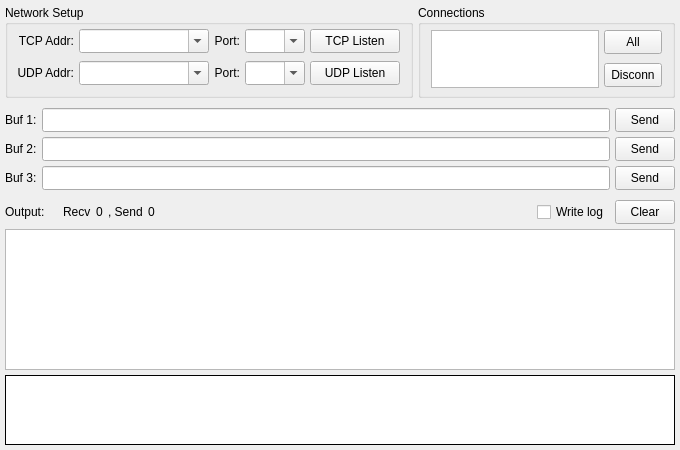
<?xml version="1.0" encoding="UTF-8"?>
<ui version="4.0">
 <class>ServerForm</class>
 <widget class="QWidget" name="ServerForm">
  <property name="geometry">
   <rect>
    <x>0</x>
    <y>0</y>
    <width>680</width>
    <height>450</height>
   </rect>
  </property>
  <property name="minimumSize">
   <size>
    <width>0</width>
    <height>0</height>
   </size>
  </property>
  <property name="windowTitle">
   <string>Server</string>
  </property>
  <property name="locale">
   <locale language="C" country="AnyCountry"/>
  </property>
  <layout class="QVBoxLayout" name="lay1">
   <property name="spacing">
    <number>5</number>
   </property>
   <property name="margin">
    <number>5</number>
   </property>
   <item>
    <layout class="QHBoxLayout" name="lay2">
     <item>
      <widget class="QGroupBox" name="box1">
       <property name="sizePolicy">
        <sizepolicy hsizetype="Fixed" vsizetype="Fixed">
         <horstretch>0</horstretch>
         <verstretch>0</verstretch>
        </sizepolicy>
       </property>
       <property name="minimumSize">
        <size>
         <width>0</width>
         <height>93</height>
        </size>
       </property>
       <property name="maximumSize">
        <size>
         <width>16777215</width>
         <height>93</height>
        </size>
       </property>
       <property name="title">
        <string>Network Setup</string>
       </property>
       <layout class="QVBoxLayout" name="lay5">
        <property name="spacing">
         <number>5</number>
        </property>
        <property name="leftMargin">
         <number>4</number>
        </property>
        <property name="topMargin">
         <number>0</number>
        </property>
        <property name="rightMargin">
         <number>10</number>
        </property>
        <property name="bottomMargin">
         <number>5</number>
        </property>
        <item>
         <layout class="QGridLayout" name="lay6">
          <property name="sizeConstraint">
           <enum>QLayout::SetFixedSize</enum>
          </property>
          <property name="horizontalSpacing">
           <number>5</number>
          </property>
          <property name="verticalSpacing">
           <number>8</number>
          </property>
          <property name="bottomMargin">
           <number>0</number>
          </property>
          <item row="0" column="2">
           <widget class="QLabel" name="lab2">
            <property name="sizePolicy">
             <sizepolicy hsizetype="Preferred" vsizetype="Preferred">
              <horstretch>0</horstretch>
              <verstretch>0</verstretch>
             </sizepolicy>
            </property>
            <property name="text">
             <string>Port:</string>
            </property>
            <property name="alignment">
             <set>Qt::AlignRight|Qt::AlignTrailing|Qt::AlignVCenter</set>
            </property>
           </widget>
          </item>
          <item row="0" column="0">
           <widget class="QLabel" name="lab1">
            <property name="sizePolicy">
             <sizepolicy hsizetype="Preferred" vsizetype="Preferred">
              <horstretch>0</horstretch>
              <verstretch>0</verstretch>
             </sizepolicy>
            </property>
            <property name="minimumSize">
             <size>
              <width>62</width>
              <height>0</height>
             </size>
            </property>
            <property name="contextMenuPolicy">
             <enum>Qt::NoContextMenu</enum>
            </property>
            <property name="text">
             <string>TCP Addr:</string>
            </property>
            <property name="textFormat">
             <enum>Qt::PlainText</enum>
            </property>
            <property name="scaledContents">
             <bool>false</bool>
            </property>
            <property name="alignment">
             <set>Qt::AlignRight|Qt::AlignTrailing|Qt::AlignVCenter</set>
            </property>
           </widget>
          </item>
          <item row="0" column="1">
           <widget class="QComboBox" name="cmbTcpAddr">
            <property name="sizePolicy">
             <sizepolicy hsizetype="Fixed" vsizetype="Fixed">
              <horstretch>0</horstretch>
              <verstretch>0</verstretch>
             </sizepolicy>
            </property>
            <property name="minimumSize">
             <size>
              <width>130</width>
              <height>24</height>
             </size>
            </property>
            <property name="maximumSize">
             <size>
              <width>130</width>
              <height>24</height>
             </size>
            </property>
            <property name="editable">
             <bool>true</bool>
            </property>
            <property name="insertPolicy">
             <enum>QComboBox::NoInsert</enum>
            </property>
           </widget>
          </item>
          <item row="0" column="3">
           <widget class="QComboBox" name="cmbTcpPort">
            <property name="sizePolicy">
             <sizepolicy hsizetype="Fixed" vsizetype="Fixed">
              <horstretch>0</horstretch>
              <verstretch>0</verstretch>
             </sizepolicy>
            </property>
            <property name="minimumSize">
             <size>
              <width>60</width>
              <height>24</height>
             </size>
            </property>
            <property name="maximumSize">
             <size>
              <width>60</width>
              <height>24</height>
             </size>
            </property>
            <property name="editable">
             <bool>true</bool>
            </property>
            <property name="insertPolicy">
             <enum>QComboBox::InsertAtTop</enum>
            </property>
           </widget>
          </item>
          <item row="1" column="0">
           <widget class="QLabel" name="lab3">
            <property name="sizePolicy">
             <sizepolicy hsizetype="Preferred" vsizetype="Preferred">
              <horstretch>0</horstretch>
              <verstretch>0</verstretch>
             </sizepolicy>
            </property>
            <property name="minimumSize">
             <size>
              <width>62</width>
              <height>0</height>
             </size>
            </property>
            <property name="contextMenuPolicy">
             <enum>Qt::NoContextMenu</enum>
            </property>
            <property name="text">
             <string>UDP Addr:</string>
            </property>
            <property name="textFormat">
             <enum>Qt::PlainText</enum>
            </property>
            <property name="scaledContents">
             <bool>false</bool>
            </property>
            <property name="alignment">
             <set>Qt::AlignRight|Qt::AlignTrailing|Qt::AlignVCenter</set>
            </property>
           </widget>
          </item>
          <item row="1" column="1">
           <widget class="QComboBox" name="cmbUdpAddr">
            <property name="sizePolicy">
             <sizepolicy hsizetype="Fixed" vsizetype="Fixed">
              <horstretch>0</horstretch>
              <verstretch>0</verstretch>
             </sizepolicy>
            </property>
            <property name="minimumSize">
             <size>
              <width>130</width>
              <height>24</height>
             </size>
            </property>
            <property name="maximumSize">
             <size>
              <width>130</width>
              <height>24</height>
             </size>
            </property>
            <property name="editable">
             <bool>true</bool>
            </property>
            <property name="insertPolicy">
             <enum>QComboBox::NoInsert</enum>
            </property>
           </widget>
          </item>
          <item row="1" column="2">
           <widget class="QLabel" name="lab4">
            <property name="sizePolicy">
             <sizepolicy hsizetype="Preferred" vsizetype="Preferred">
              <horstretch>0</horstretch>
              <verstretch>0</verstretch>
             </sizepolicy>
            </property>
            <property name="text">
             <string>Port:</string>
            </property>
            <property name="alignment">
             <set>Qt::AlignRight|Qt::AlignTrailing|Qt::AlignVCenter</set>
            </property>
           </widget>
          </item>
          <item row="1" column="3">
           <widget class="QComboBox" name="cmbUdpPort">
            <property name="sizePolicy">
             <sizepolicy hsizetype="Fixed" vsizetype="Fixed">
              <horstretch>0</horstretch>
              <verstretch>0</verstretch>
             </sizepolicy>
            </property>
            <property name="minimumSize">
             <size>
              <width>60</width>
              <height>24</height>
             </size>
            </property>
            <property name="maximumSize">
             <size>
              <width>60</width>
              <height>24</height>
             </size>
            </property>
            <property name="editable">
             <bool>true</bool>
            </property>
            <property name="insertPolicy">
             <enum>QComboBox::InsertAtTop</enum>
            </property>
           </widget>
          </item>
          <item row="1" column="4">
           <widget class="QToolButton" name="btnUdp">
            <property name="sizePolicy">
             <sizepolicy hsizetype="Fixed" vsizetype="Fixed">
              <horstretch>0</horstretch>
              <verstretch>0</verstretch>
             </sizepolicy>
            </property>
            <property name="minimumSize">
             <size>
              <width>90</width>
              <height>24</height>
             </size>
            </property>
            <property name="maximumSize">
             <size>
              <width>90</width>
              <height>24</height>
             </size>
            </property>
            <property name="statusTip">
             <string/>
            </property>
            <property name="text">
             <string>UDP Listen</string>
            </property>
            <property name="checkable">
             <bool>true</bool>
            </property>
           </widget>
          </item>
          <item row="0" column="4">
           <widget class="QToolButton" name="btnTcp">
            <property name="minimumSize">
             <size>
              <width>90</width>
              <height>24</height>
             </size>
            </property>
            <property name="maximumSize">
             <size>
              <width>90</width>
              <height>24</height>
             </size>
            </property>
            <property name="text">
             <string>TCP Listen</string>
            </property>
            <property name="checkable">
             <bool>true</bool>
            </property>
           </widget>
          </item>
         </layout>
        </item>
       </layout>
      </widget>
     </item>
     <item>
      <widget class="QGroupBox" name="box2">
       <property name="sizePolicy">
        <sizepolicy hsizetype="Expanding" vsizetype="Fixed">
         <horstretch>0</horstretch>
         <verstretch>0</verstretch>
        </sizepolicy>
       </property>
       <property name="minimumSize">
        <size>
         <width>0</width>
         <height>93</height>
        </size>
       </property>
       <property name="maximumSize">
        <size>
         <width>16777215</width>
         <height>93</height>
        </size>
       </property>
       <property name="title">
        <string>Connections</string>
       </property>
       <layout class="QHBoxLayout" name="lay8">
        <property name="spacing">
         <number>5</number>
        </property>
        <property name="leftMargin">
         <number>10</number>
        </property>
        <property name="topMargin">
         <number>5</number>
        </property>
        <property name="rightMargin">
         <number>10</number>
        </property>
        <property name="bottomMargin">
         <number>10</number>
        </property>
        <item>
         <widget class="QListWidget" name="lstConn">
          <property name="sizePolicy">
           <sizepolicy hsizetype="Expanding" vsizetype="Fixed">
            <horstretch>0</horstretch>
            <verstretch>0</verstretch>
           </sizepolicy>
          </property>
          <property name="minimumSize">
           <size>
            <width>0</width>
            <height>58</height>
           </size>
          </property>
          <property name="maximumSize">
           <size>
            <width>16777215</width>
            <height>58</height>
           </size>
          </property>
          <property name="verticalScrollBarPolicy">
           <enum>Qt::ScrollBarAlwaysOff</enum>
          </property>
          <property name="horizontalScrollBarPolicy">
           <enum>Qt::ScrollBarAlwaysOff</enum>
          </property>
          <property name="editTriggers">
           <set>QAbstractItemView::NoEditTriggers</set>
          </property>
          <property name="showDropIndicator" stdset="0">
           <bool>false</bool>
          </property>
          <property name="selectionMode">
           <enum>QAbstractItemView::MultiSelection</enum>
          </property>
          <property name="selectionBehavior">
           <enum>QAbstractItemView::SelectRows</enum>
          </property>
          <property name="selectionRectVisible">
           <bool>false</bool>
          </property>
         </widget>
        </item>
        <item>
         <layout class="QVBoxLayout" name="lay9">
          <property name="spacing">
           <number>10</number>
          </property>
          <property name="topMargin">
           <number>0</number>
          </property>
          <item>
           <widget class="QToolButton" name="btnConnAll">
            <property name="sizePolicy">
             <sizepolicy hsizetype="Preferred" vsizetype="Fixed">
              <horstretch>0</horstretch>
              <verstretch>0</verstretch>
             </sizepolicy>
            </property>
            <property name="minimumSize">
             <size>
              <width>0</width>
              <height>24</height>
             </size>
            </property>
            <property name="maximumSize">
             <size>
              <width>16777215</width>
              <height>24</height>
             </size>
            </property>
            <property name="text">
             <string>All</string>
            </property>
           </widget>
          </item>
          <item>
           <widget class="QToolButton" name="btnConnDel">
            <property name="sizePolicy">
             <sizepolicy hsizetype="Preferred" vsizetype="Fixed">
              <horstretch>0</horstretch>
              <verstretch>0</verstretch>
             </sizepolicy>
            </property>
            <property name="minimumSize">
             <size>
              <width>0</width>
              <height>24</height>
             </size>
            </property>
            <property name="maximumSize">
             <size>
              <width>16777215</width>
              <height>24</height>
             </size>
            </property>
            <property name="text">
             <string>Disconn</string>
            </property>
           </widget>
          </item>
         </layout>
        </item>
       </layout>
      </widget>
     </item>
    </layout>
   </item>
   <item>
    <layout class="QGridLayout" name="lay3">
     <property name="topMargin">
      <number>5</number>
     </property>
     <property name="spacing">
      <number>5</number>
     </property>
     <item row="0" column="0">
      <widget class="QLabel" name="lab5">
       <property name="text">
        <string>Buf 1:</string>
       </property>
      </widget>
     </item>
     <item row="0" column="2">
      <widget class="QToolButton" name="btnSend1">
       <property name="minimumSize">
        <size>
         <width>60</width>
         <height>24</height>
        </size>
       </property>
       <property name="maximumSize">
        <size>
         <width>60</width>
         <height>24</height>
        </size>
       </property>
       <property name="text">
        <string>Send</string>
       </property>
       <property name="checkable">
        <bool>false</bool>
       </property>
      </widget>
     </item>
     <item row="1" column="0">
      <widget class="QLabel" name="lab6">
       <property name="text">
        <string>Buf 2:</string>
       </property>
      </widget>
     </item>
     <item row="1" column="1">
      <widget class="QLineEdit" name="edtBuf2">
       <property name="minimumSize">
        <size>
         <width>0</width>
         <height>24</height>
        </size>
       </property>
       <property name="maximumSize">
        <size>
         <width>16777215</width>
         <height>24</height>
        </size>
       </property>
      </widget>
     </item>
     <item row="1" column="2">
      <widget class="QToolButton" name="btnSend2">
       <property name="minimumSize">
        <size>
         <width>60</width>
         <height>24</height>
        </size>
       </property>
       <property name="maximumSize">
        <size>
         <width>60</width>
         <height>24</height>
        </size>
       </property>
       <property name="text">
        <string>Send</string>
       </property>
      </widget>
     </item>
     <item row="2" column="0">
      <widget class="QLabel" name="lab7">
       <property name="text">
        <string>Buf 3:</string>
       </property>
      </widget>
     </item>
     <item row="2" column="1">
      <widget class="QLineEdit" name="edtBuf3">
       <property name="minimumSize">
        <size>
         <width>0</width>
         <height>24</height>
        </size>
       </property>
       <property name="maximumSize">
        <size>
         <width>16777215</width>
         <height>24</height>
        </size>
       </property>
      </widget>
     </item>
     <item row="2" column="2">
      <widget class="QToolButton" name="btnSend3">
       <property name="minimumSize">
        <size>
         <width>60</width>
         <height>24</height>
        </size>
       </property>
       <property name="maximumSize">
        <size>
         <width>60</width>
         <height>24</height>
        </size>
       </property>
       <property name="text">
        <string>Send</string>
       </property>
      </widget>
     </item>
     <item row="0" column="1">
      <widget class="QLineEdit" name="edtBuf1">
       <property name="minimumSize">
        <size>
         <width>0</width>
         <height>24</height>
        </size>
       </property>
       <property name="maximumSize">
        <size>
         <width>16777215</width>
         <height>24</height>
        </size>
       </property>
      </widget>
     </item>
    </layout>
   </item>
   <item>
    <layout class="QHBoxLayout" name="lay4">
     <property name="spacing">
      <number>5</number>
     </property>
     <property name="leftMargin">
      <number>0</number>
     </property>
     <property name="topMargin">
      <number>5</number>
     </property>
     <property name="rightMargin">
      <number>0</number>
     </property>
     <property name="bottomMargin">
      <number>0</number>
     </property>
     <item>
      <widget class="QLabel" name="lab8">
       <property name="sizePolicy">
        <sizepolicy hsizetype="Fixed" vsizetype="Preferred">
         <horstretch>0</horstretch>
         <verstretch>0</verstretch>
        </sizepolicy>
       </property>
       <property name="text">
        <string>Output:    </string>
       </property>
      </widget>
     </item>
     <item>
      <widget class="QLabel" name="lab9">
       <property name="text">
        <string>Recv</string>
       </property>
      </widget>
     </item>
     <item>
      <widget class="QLabel" name="cntRecv">
       <property name="sizePolicy">
        <sizepolicy hsizetype="Preferred" vsizetype="Preferred">
         <horstretch>0</horstretch>
         <verstretch>0</verstretch>
        </sizepolicy>
       </property>
       <property name="toolTip">
        <string notr="true"/>
       </property>
       <property name="text">
        <string notr="true">0</string>
       </property>
      </widget>
     </item>
     <item>
      <widget class="QLabel" name="lab10">
       <property name="text">
        <string>, Send</string>
       </property>
      </widget>
     </item>
     <item>
      <widget class="QLabel" name="cntSend">
       <property name="toolTip">
        <string notr="true"/>
       </property>
       <property name="text">
        <string notr="true">0</string>
       </property>
      </widget>
     </item>
     <item>
      <spacer name="spc">
       <property name="orientation">
        <enum>Qt::Horizontal</enum>
       </property>
       <property name="sizeHint" stdset="0">
        <size>
         <width>0</width>
         <height>0</height>
        </size>
       </property>
      </spacer>
     </item>
     <item>
      <widget class="QCheckBox" name="chkLog">
       <property name="text">
        <string>Write log</string>
       </property>
      </widget>
     </item>
     <item>
      <widget class="QToolButton" name="btnClear">
       <property name="minimumSize">
        <size>
         <width>60</width>
         <height>24</height>
        </size>
       </property>
       <property name="maximumSize">
        <size>
         <width>60</width>
         <height>24</height>
        </size>
       </property>
       <property name="text">
        <string>Clear</string>
       </property>
      </widget>
     </item>
    </layout>
   </item>
   <item>
    <widget class="QTreeWidget" name="treeOutput">
     <property name="sizePolicy">
      <sizepolicy hsizetype="Expanding" vsizetype="Preferred">
       <horstretch>0</horstretch>
       <verstretch>0</verstretch>
      </sizepolicy>
     </property>
     <property name="horizontalScrollBarPolicy">
      <enum>Qt::ScrollBarAlwaysOff</enum>
     </property>
     <property name="editTriggers">
      <set>QAbstractItemView::NoEditTriggers</set>
     </property>
     <property name="showDropIndicator" stdset="0">
      <bool>false</bool>
     </property>
     <property name="alternatingRowColors">
      <bool>false</bool>
     </property>
     <property name="selectionMode">
      <enum>QAbstractItemView::SingleSelection</enum>
     </property>
     <property name="selectionBehavior">
      <enum>QAbstractItemView::SelectRows</enum>
     </property>
     <property name="wordWrap">
      <bool>true</bool>
     </property>
     <attribute name="headerVisible">
      <bool>false</bool>
     </attribute>
     <attribute name="headerStretchLastSection">
      <bool>true</bool>
     </attribute>
     <column>
      <property name="text">
       <string notr="true">1</string>
      </property>
     </column>
    </widget>
   </item>
   <item>
    <widget class="QPlainTextEdit" name="txtOutput">
     <property name="sizePolicy">
      <sizepolicy hsizetype="Expanding" vsizetype="Fixed">
       <horstretch>0</horstretch>
       <verstretch>0</verstretch>
      </sizepolicy>
     </property>
     <property name="minimumSize">
      <size>
       <width>0</width>
       <height>70</height>
      </size>
     </property>
     <property name="maximumSize">
      <size>
       <width>16777215</width>
       <height>70</height>
      </size>
     </property>
     <property name="acceptDrops">
      <bool>false</bool>
     </property>
     <property name="frameShape">
      <enum>QFrame::Box</enum>
     </property>
     <property name="frameShadow">
      <enum>QFrame::Plain</enum>
     </property>
     <property name="horizontalScrollBarPolicy">
      <enum>Qt::ScrollBarAlwaysOff</enum>
     </property>
     <property name="tabChangesFocus">
      <bool>true</bool>
     </property>
     <property name="undoRedoEnabled">
      <bool>false</bool>
     </property>
     <property name="readOnly">
      <bool>true</bool>
     </property>
     <property name="textInteractionFlags">
      <set>Qt::TextSelectableByKeyboard|Qt::TextSelectableByMouse</set>
     </property>
    </widget>
   </item>
  </layout>
 </widget>
 <tabstops>
  <tabstop>cmbTcpAddr</tabstop>
  <tabstop>cmbTcpPort</tabstop>
  <tabstop>btnTcp</tabstop>
  <tabstop>cmbUdpAddr</tabstop>
  <tabstop>cmbUdpPort</tabstop>
  <tabstop>btnUdp</tabstop>
  <tabstop>lstConn</tabstop>
  <tabstop>btnConnAll</tabstop>
  <tabstop>btnConnDel</tabstop>
  <tabstop>edtBuf1</tabstop>
  <tabstop>btnSend1</tabstop>
  <tabstop>edtBuf2</tabstop>
  <tabstop>btnSend2</tabstop>
  <tabstop>edtBuf3</tabstop>
  <tabstop>btnSend3</tabstop>
  <tabstop>chkLog</tabstop>
  <tabstop>btnClear</tabstop>
  <tabstop>treeOutput</tabstop>
 </tabstops>
 <resources/>
 <connections/>
</ui>
